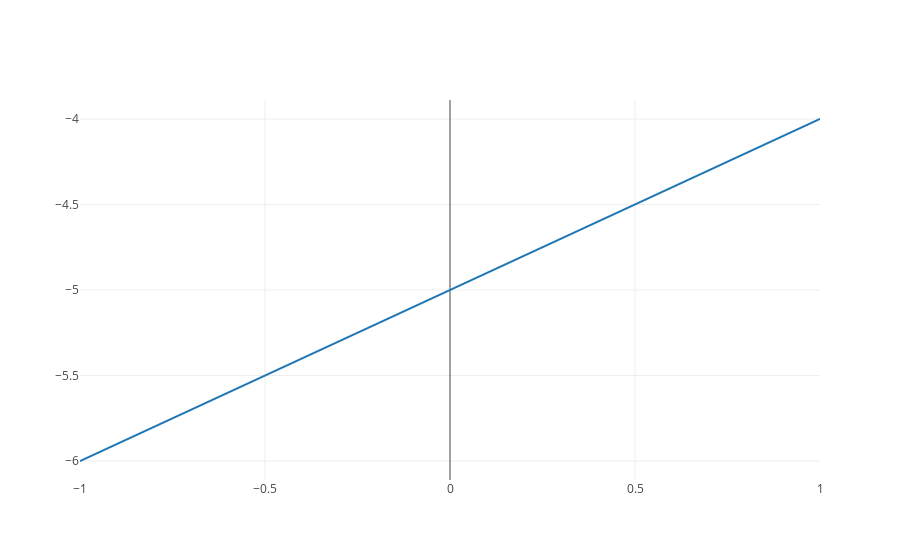

This figure's notebook cell:
### Markdown cell above
and use plotly to plot this function for $x > 0$. Adjust the range for $x$ so that you get a "decent" graph.

### Code cell
from plotly.offline import download_plotlyjs, init_notebook_mode, plot, iplot
from plotly.graph_objs import Bar, Scatter, Figure, Layout

init_notebook_mode(connected=True)

from numpy import arange

range_x = arange(-1.0,1.01,0.01)
range_f = [alt_function(x) for x in range_x] #my_function for c=2

iplot([{"x": range_x, "y": range_f}])

### Figure 1 — Plotly figure (JSON) as saved in the notebook; plotly's stock layout.template omitted (floating-point values rounded to 4 significant figures; data arrays with more than 128 entries replaced by an {"elided": "..."} marker saying what was removed)
{"data": [{"x": {"elided": "201 float values"}, "y": {"elided": "201 float values"}}], "layout": {}}
